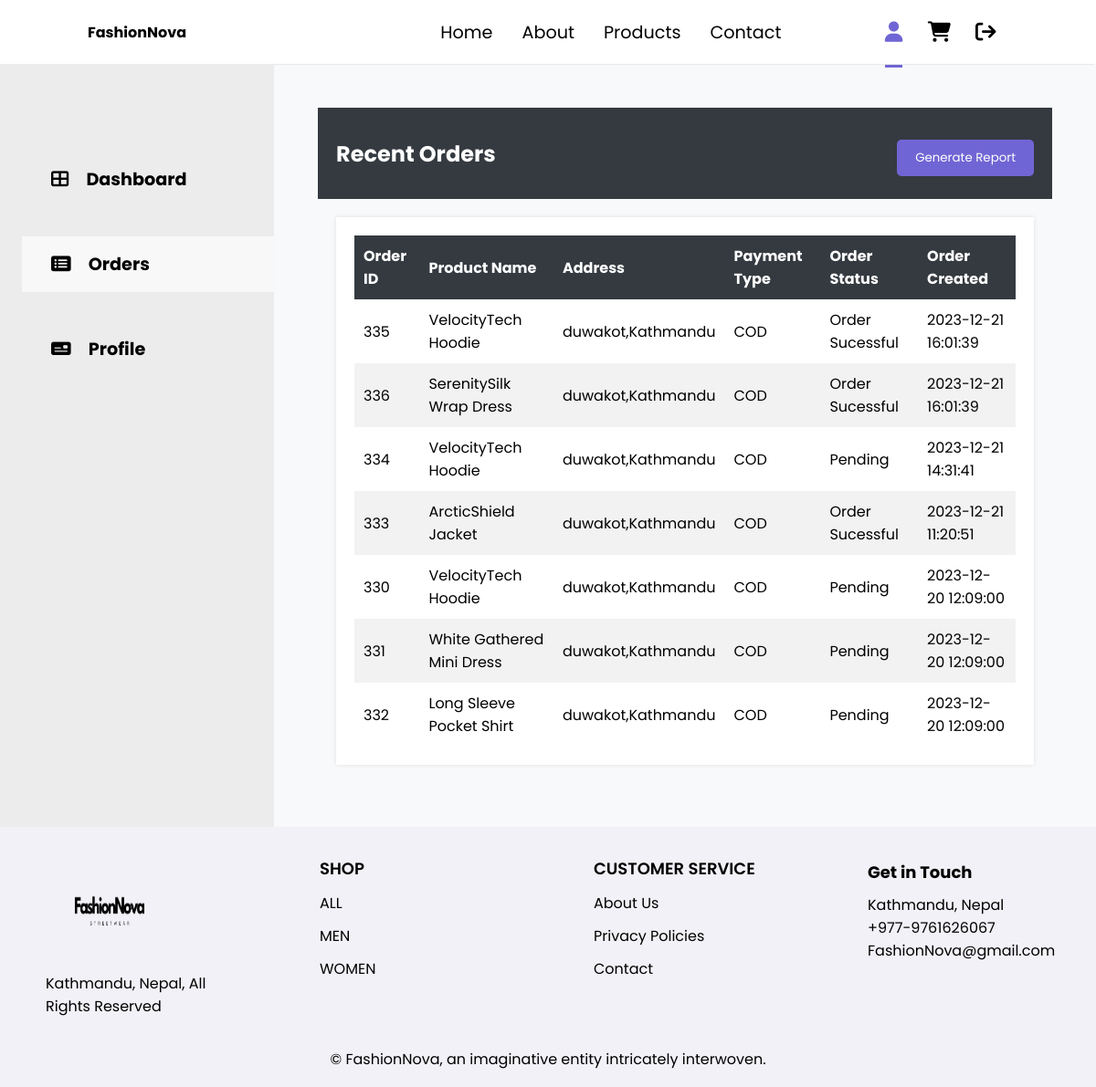
/customerOrders.php (signed in), run on the app's committed database.
### tables this page shows
CREATE TABLE `orders` (
  `order_id` int(11) NOT NULL,
  `customer_id` int(11) NOT NULL,
  `product_id` int(11) NOT NULL,
  `total_price` int(11) NOT NULL,
  `product_name` varchar(50) NOT NULL,
  `customer_name` varchar(50) NOT NULL,
  `email` varchar(50) NOT NULL,
  `address` varchar(50) NOT NULL,
  `payment` varchar(10) NOT NULL,
  `status` varchar(20) NOT NULL,
  `order_date` datetime NOT NULL DEFAULT current_timestamp()
);

### customerOrders.php (the view, shortened to what this page needs)
<?php
require('db_connection.php');
if (isset($_SESSION['userid'])) {
  $userid = $_SESSION['userid'];
}
$sql = "SELECT * FROM orders WHERE `customer_id` = $userid ORDER BY order_date DESC";
$result = mysqli_query($conn, $sql);
?>
<!DOCTYPE html>
<html lang="en">
<head>
  <link rel="stylesheet" href="css/customerdashboard.css" />
  <link rel="stylesheet" href="css/adminProduct.css" />
  <link rel="stylesheet" href="https://cdnjs.cloudflare.com/ajax/libs/font-awesome/6.4.0/css/all.min.css"
 />
</head>
<body>
  <?php $page = 'customer';
  include('header.php') ?>
  <div class="profile">
    <div class="profile-category">
      <div class="profile-sidemenu">
        <div class="profile-sidemenu-item ">
          <a href="./customerDashboard.php">
            <p><i class="fa-solid fa-table-cells-large"></i>Dashboard</p>
          </a>
        </div>
        <div class="profile-sidemenu-item active-sidemenu">
          <a href="#">
            <p><i class="fa-solid fa-rectangle-list"></i>Orders</p>
          </a>
        </div>
        <div class="profile-sidemenu-item">
          <a href="./customerDetails.php">
            <p><i class="fa-solid fa-money-check"></i>Profile</p>
          </a>
        </div>
      </div>
    </div>
    <div class="welcome-section">
    <div class="order-header">
  <h2>Recent Orders</h2>
  <form method="post" action="generateReportOrders.php" class="generate-report-form">
    <button type="submit" name="generate_report" class="generate-report-btn">
      Generate Report
    </button>
  </form>
</div>
      <div class="table-container">
        <table>
          <thead>
            <tr>
              <th>Order ID</th>
              <th>Product Name</th>
              <th>Address</th>
              <th>Payment Type</th>
              <th>Order Status</th>
              <th>Order Created</th>
            </tr>
          </thead>
          <tbody>
            <?php
            if (mysqli_num_rows($result) > 0): ?>
              <?php while ($row = mysqli_fetch_assoc($result)): ?>
                <tr>
                  <td>
                    <?php echo $row["order_id"]; ?>
                  </td>
                  <td>
                    <?php echo $row["product_name"]; ?>
                  </td>
                  <td>
                    <?php echo $row["address"]; ?>
                  </td>
                  <td>
                    <?php echo $row["payment"]; ?>
                  </td>
                  <td>
                    <?php echo $row["status"]; ?>
                  </td>
                  <td>
                    <?php echo $row["order_date"]; ?>
                  </td>
                </tr>
              <?php endwhile; ?>
            </tbody>
          <?php else: ?>
            <tr>
              <td colspan='5'>"No orders found."</td>
            </tr>
          <?php endif; ?>
        </table>
      </div>
    </div>
  </div>
  <?php include('footer.php') ?>
</body>
</html>

### css/customerdashboard.css (style rules this page uses)
* { margin: 0; padding: 0; box-sizing: border-box; scroll-behavior: smooth; font-family: 'Poppins', sans-serif; }
:root { --blue: #7065d4; ; --white: #fff; --gray: #f5f5f5; --black1: #222; --black2: #999; }
a { text-decoration: none; color: unset; }
.profile { display: flex; }
.profile-category { width: 300px; background-color: #ececec; min-height: 100vh; overflow: hidden; }
.profile-sidemenu { margin: 6rem 0rem; }
.profile-sidemenu-item { display: flex; align-items: center; width: 100%; padding: 1rem 2rem; margin-left: 1.5rem; margin-top: 2rem; cursor: pointer; }
.profile-category p { font-size: 1.2rem; font-weight: 700; }
.profile-category i { font-size: 1.2rem; margin-right: 1.2rem; }
.active-sidemenu { background-color: #f8f8f8; }
.welcome-section { flex: 1; display: flex; flex-direction: column; padding: 3rem; }
.table-container { overflow-x: auto; }
.order-header { display: flex; justify-content: space-between; align-items: center; padding: 20px; background-color: #343a40; color: #ffffff; }

### css/adminProduct.css (style rules this page uses)
* { margin: 0; padding: 0; box-sizing: border-box; }
a { text-decoration: none; }
body { font-family: Arial, sans-serif; background-color: #f8f9fa; }
.table-container { margin: 20px; padding: 20px; background-color: #ffffff; box-shadow: 0 0 5px rgba(0, 0, 0, 0.1); }
table { width: 100%; border-collapse: collapse; }
th, td { padding: 10px; text-align: left; }
th { background-color: #343a40; color: #ffffff; }
tr:nth-child(even) { background-color: #f2f2f2; }
form { margin-top: 10px; }
button { margin: 5px auto; padding: 10px 20px; background-color: #7065D4; color: #fff; border: none; border-radius: 5px; cursor: pointer; display: block; }

### footer.php (style rules this page uses)
body, h1, h2, h3, p, ul { margin: 0; padding: 0; }

### data on the page
orders: order_id "335", product_name "VelocityTech Hoodie", address "duwakot,Kathmandu", payment "COD", status "Order Sucessful", order_date "2023-12-21 16:01:39"
orders: order_id "336", product_name "SerenitySilk Wrap Dress", address "duwakot,Kathmandu", payment "COD", status "Order Sucessful", order_date "2023-12-21 16:01:39"
orders: order_id "334", product_name "VelocityTech Hoodie", address "duwakot,Kathmandu", payment "COD", status "Pending", order_date "2023-12-21 14:31:41"
orders: order_id "333", product_name "ArcticShield Jacket", address "duwakot,Kathmandu", payment "COD", status "Order Sucessful", order_date "2023-12-21 11:20:51"
orders: order_id "330", product_name "VelocityTech Hoodie", address "duwakot,Kathmandu", payment "COD", status "Pending", order_date "2023-12-20 12:09:00"
orders: order_id "331", product_name "White Gathered Mini Dress", address "duwakot,Kathmandu", payment "COD", status "Pending", order_date "2023-12-20 12:09:00"
orders: order_id "332", product_name "Long Sleeve Pocket Shirt", address "duwakot,Kathmandu", payment "COD", status "Pending", order_date "2023-12-20 12:09:00"
